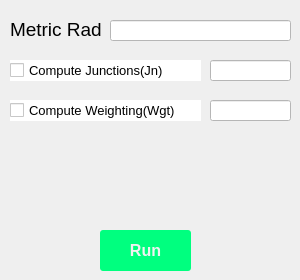
   <widget class="QWidget" name="tab_continuous">
    <property name="font">
     <font>
      <family>Arial</family>
      <pointsize>14</pointsize>
     </font>
    </property>
    <attribute name="title">
     <string>MR</string>
    </attribute>
    <widget class="QPushButton" name="Button_start_scan">
     <property name="geometry">
      <rect>
       <x>100</x>
       <y>230</y>
       <width>91</width>
       <height>41</height>
      </rect>
     </property>
     <property name="styleSheet">
      <string notr="true">QPushButton{
	text-decoration:none;
	background:#00FF7F;
	color:#f2f2f2;
	
	padding:10px 30px 10px 30px;
	font-size:16px;
	font-family:微软雅黑,宋体,Arial,Helvetica,Verdana,sans-serif;
	font-weight:bold;
	border-radius:3px;
}</string>
     </property>
     <property name="text">
      <string>Run</string>
     </property>
    </widget>
    <widget class="QLabel" name="label">
     <property name="geometry">
      <rect>
       <x>10</x>
       <y>20</y>
       <width>91</width>
       <height>19</height>
      </rect>
     </property>
     <property name="text">
      <string>Metric Radii:</string>
     </property>
    </widget>
    <widget class="QLineEdit" name="lineEdit22">
     <property name="geometry">
      <rect>
       <x>110</x>
       <y>20</y>
       <width>181</width>
       <height>21</height>
      </rect>
     </property>
     <property name="styleSheet">
      <string notr="true">QLineEdit{
	text-decoration:none;
	background:#FFFFFF;
	color:#000000;
		
	font-size:14px;
	font-family:微软雅黑,宋体,Arial,Helvetica,Verdana,sans-serif;
	
}</string>
     </property>
    </widget>
    <widget class="QCheckBox" name="checkBox">
     <property name="geometry">
      <rect>
       <x>10</x>
       <y>60</y>
       <width>191</width>
       <height>21</height>
      </rect>
     </property>
     <property name="styleSheet">
      <string notr="true">QCheckBox{
	
	
	background:#FFFFFF;
	color:#000000;
		
	font-size:13px;
	font-family:微软雅黑,宋体,Arial,Helvetica,Verdana,sans-serif;
	
}</string>
     </property>
     <property name="text">
      <string>Compute Junctions(Jn)</string>
     </property>
    </widget>
    <widget class="QLineEdit" name="lineEdit_7">
     <property name="geometry">
      <rect>
       <x>210</x>
       <y>60</y>
       <width>81</width>
       <height>21</height>
      </rect>
     </property>
     <property name="styleSheet">
      <string notr="true">QLineEdit{
	text-decoration:none;
	background:#FFFFFF;
	color:#000000;
		
	font-size:14px;
	font-family:微软雅黑,宋体,Arial,Helvetica,Verdana,sans-serif;
	
}</string>
     </property>
    </widget>
    <widget class="QCheckBox" name="checkBox_2">
     <property name="geometry">
      <rect>
       <x>10</x>
       <y>100</y>
       <width>191</width>
       <height>21</height>
      </rect>
     </property>
     <property name="styleSheet">
      <string notr="true">QCheckBox{
	
	
	background:#FFFFFF;
	color:#000000;
		
	font-size:13px;
	font-family:微软雅黑,宋体,Arial,Helvetica,Verdana,sans-serif;
	
}</string>
     </property>
     <property name="text">
      <string>Compute Weighting(Wgt)</string>
     </property>
    </widget>
    <widget class="QLineEdit" name="lineEdit_8">
     <property name="geometry">
      <rect>
       <x>210</x>
       <y>100</y>
       <width>81</width>
       <height>21</height>
      </rect>
     </property>
     <property name="styleSheet">
      <string notr="true">QLineEdit{
	text-decoration:none;
	background:#FFFFFF;
	color:#000000;
		
	font-size:14px;
	font-family:微软雅黑,宋体,Arial,Helvetica,Verdana,sans-serif;
	
}</string>
     </property>
    </widget>
   </widget>
